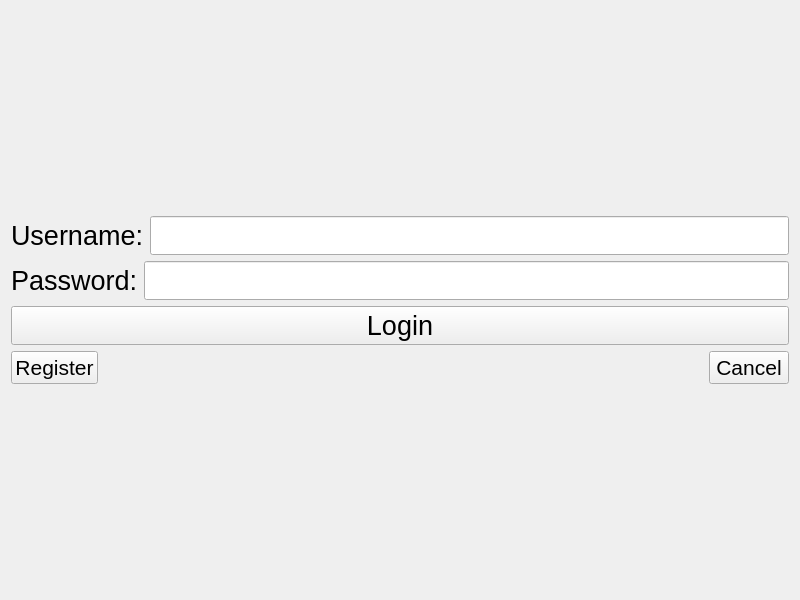
<?xml version="1.0" encoding="UTF-8"?>
<ui version="4.0">
 <class>TcpClient</class>
 <widget class="QWidget" name="TcpClient">
  <property name="geometry">
   <rect>
    <x>0</x>
    <y>0</y>
    <width>800</width>
    <height>600</height>
   </rect>
  </property>
  <property name="windowTitle">
   <string>TcpClient</string>
  </property>
  <layout class="QVBoxLayout" name="verticalLayout_2">
   <item>
    <layout class="QVBoxLayout" name="verticalLayout">
     <item>
      <layout class="QHBoxLayout" name="horizontalLayout">
       <item>
        <widget class="QLabel" name="name_lab">
         <property name="font">
          <font>
           <pointsize>20</pointsize>
          </font>
         </property>
         <property name="text">
          <string>Username:</string>
         </property>
        </widget>
       </item>
       <item>
        <widget class="QLineEdit" name="name_le">
         <property name="font">
          <font>
           <pointsize>20</pointsize>
          </font>
         </property>
        </widget>
       </item>
      </layout>
     </item>
     <item>
      <layout class="QHBoxLayout" name="horizontalLayout_2">
       <item>
        <widget class="QLabel" name="pwd_lab">
         <property name="font">
          <font>
           <pointsize>20</pointsize>
          </font>
         </property>
         <property name="text">
          <string>Password:</string>
         </property>
        </widget>
       </item>
       <item>
        <widget class="QLineEdit" name="pwd_le">
         <property name="font">
          <font>
           <pointsize>20</pointsize>
          </font>
         </property>
         <property name="echoMode">
          <enum>QLineEdit::EchoMode::Password</enum>
         </property>
        </widget>
       </item>
      </layout>
     </item>
     <item>
      <widget class="QPushButton" name="login_pb">
       <property name="font">
        <font>
         <pointsize>20</pointsize>
        </font>
       </property>
       <property name="text">
        <string>Login</string>
       </property>
      </widget>
     </item>
     <item>
      <layout class="QHBoxLayout" name="horizontalLayout_3">
       <item>
        <widget class="QPushButton" name="regist_pb">
         <property name="font">
          <font>
           <pointsize>16</pointsize>
          </font>
         </property>
         <property name="text">
          <string>Register</string>
         </property>
        </widget>
       </item>
       <item>
        <spacer name="horizontalSpacer">
         <property name="orientation">
          <enum>Qt::Orientation::Horizontal</enum>
         </property>
         <property name="sizeHint" stdset="0">
          <size>
           <width>40</width>
           <height>20</height>
          </size>
         </property>
        </spacer>
       </item>
       <item>
        <widget class="QPushButton" name="cancel_pb">
         <property name="font">
          <font>
           <pointsize>16</pointsize>
          </font>
         </property>
         <property name="text">
          <string>Cancel</string>
         </property>
        </widget>
       </item>
      </layout>
     </item>
    </layout>
   </item>
  </layout>
 </widget>
 <resources/>
 <connections/>
</ui>
